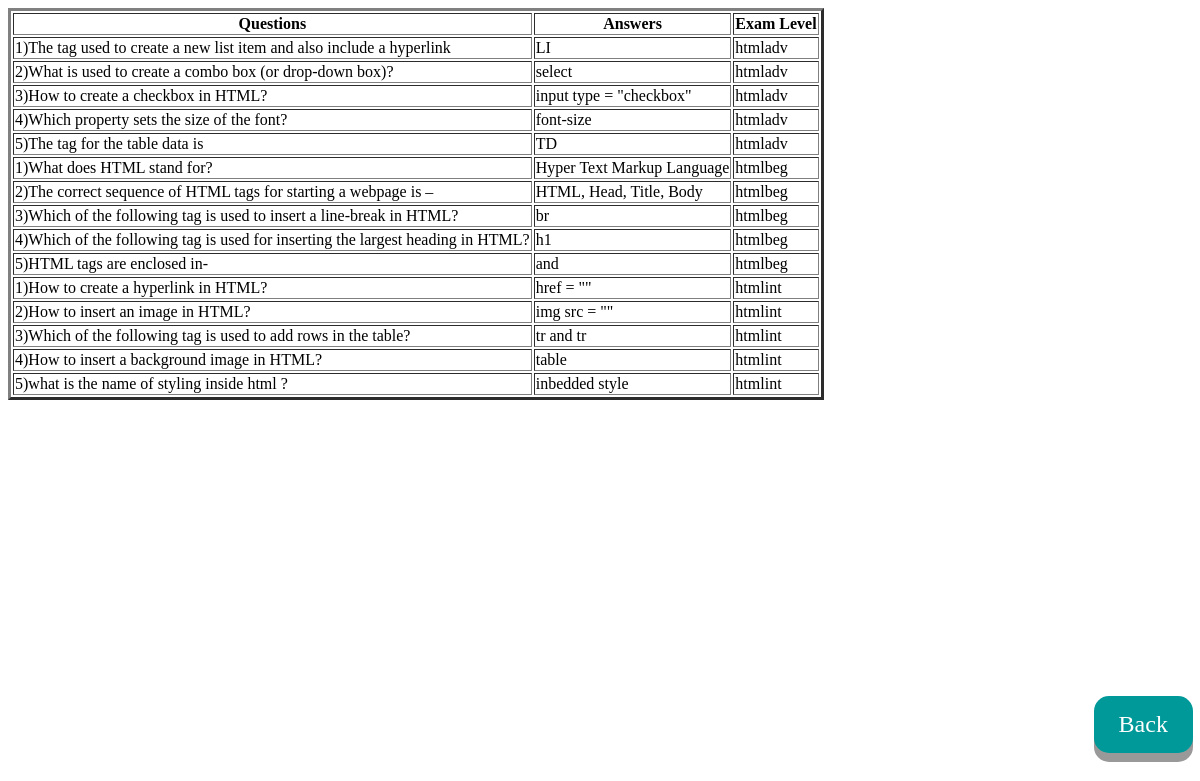
/viewTable.php, run on the app's committed database.
### tables this page shows
CREATE TABLE `htmlexam` (
  `questions` varchar(79) DEFAULT NULL,
  `answers` varchar(26) NOT NULL,
  `e_level` varchar(10) NOT NULL,
  `tt` int(11) NOT NULL
);

### viewTable.php (the view, shortened to what this page needs)
<?php
include("/Applications/MAMP/htdocs/Programer_Guide/php/dbConnection.php");
if ($con) {
            $veiw = mysqli_query($con, "SELECT * FROM htmlexam ORDER BY tt");
            echo "<table border = '3' style='background-color:white;' ";
            echo "<tr> <th>Questions</th> <th>Answers</th> <th>Exam Level</th></tr>";
            while($res = mysqli_fetch_array($veiw))
            {
                echo "<tr>";
                echo "<td>".$res['questions']."</td>"."<td>".$res['answers']."</td>"."<td>".$res['e_level']."</td>";
                echo "</tr>";
            }
            echo "</table>";
    }
?>
<!DOCTYPE html>
<html>
<head>
</head>
<body>
	<form action="adminEdit.php">
		<input type="submit" value="Back" class="button" style="position:relative;
		left: 90%;
		margin-top:25%;">
	</form>
</body>
</html>

### viewTable.php (style rules this page uses)
body { background-image: url("imgs/pp.png"); background-size: cover; }
.button { padding: 15px 25px; font-family:Lucida Console; font-size: 24px; cursor: pointer; text-align: center; color: #fff; background-color:#009999; border: none; border-radius: 15px; box-shadow: 0 9px #999; margin:20px ; }

### data on the page
htmlexam: questions "1)The tag used to create a new list item and also include a hyperlink", answers "LI", e_level "htmladv"
htmlexam: questions "2)What is used to create a combo box (or drop-down box)?", answers "select", e_level "htmladv"
htmlexam: questions "3)How to create a checkbox in HTML?", answers "input type = \"checkbox\"", e_level "htmladv"
htmlexam: questions "4)Which property sets the size of the font?", answers "font-size", e_level "htmladv"
htmlexam: questions "5)The tag for the table data is", answers "TD", e_level "htmladv"
htmlexam: questions "1)What does HTML stand for?", answers "Hyper Text Markup Language", e_level "htmlbeg"
htmlexam: questions "2)The correct sequence of HTML tags for starting a webpage is –", answers "HTML, Head, Title, Body", e_level "htmlbeg"
htmlexam: questions "3)Which of the following tag is used to insert a line-break in HTML?", answers "br", e_level "htmlbeg"
htmlexam: questions "4)Which of the following tag is used for inserting the largest heading in HTML?", answers "h1", e_level "htmlbeg"
htmlexam: questions "5)HTML tags are enclosed in-", answers "and", e_level "htmlbeg"
htmlexam: questions "1)How to create a hyperlink in HTML?", answers "href = \"\"", e_level "htmlint"
htmlexam: questions "2)How to insert an image in HTML?", answers "img src = \"\"", e_level "htmlint"
htmlexam: questions "3)Which of the following tag is used to add rows in the table?", answers "tr and tr", e_level "htmlint"
htmlexam: questions "4)How to insert a background image in HTML?", answers "table", e_level "htmlint"
htmlexam: questions "5)what is the name of styling inside html ?", answers "inbedded style", e_level "htmlint"
